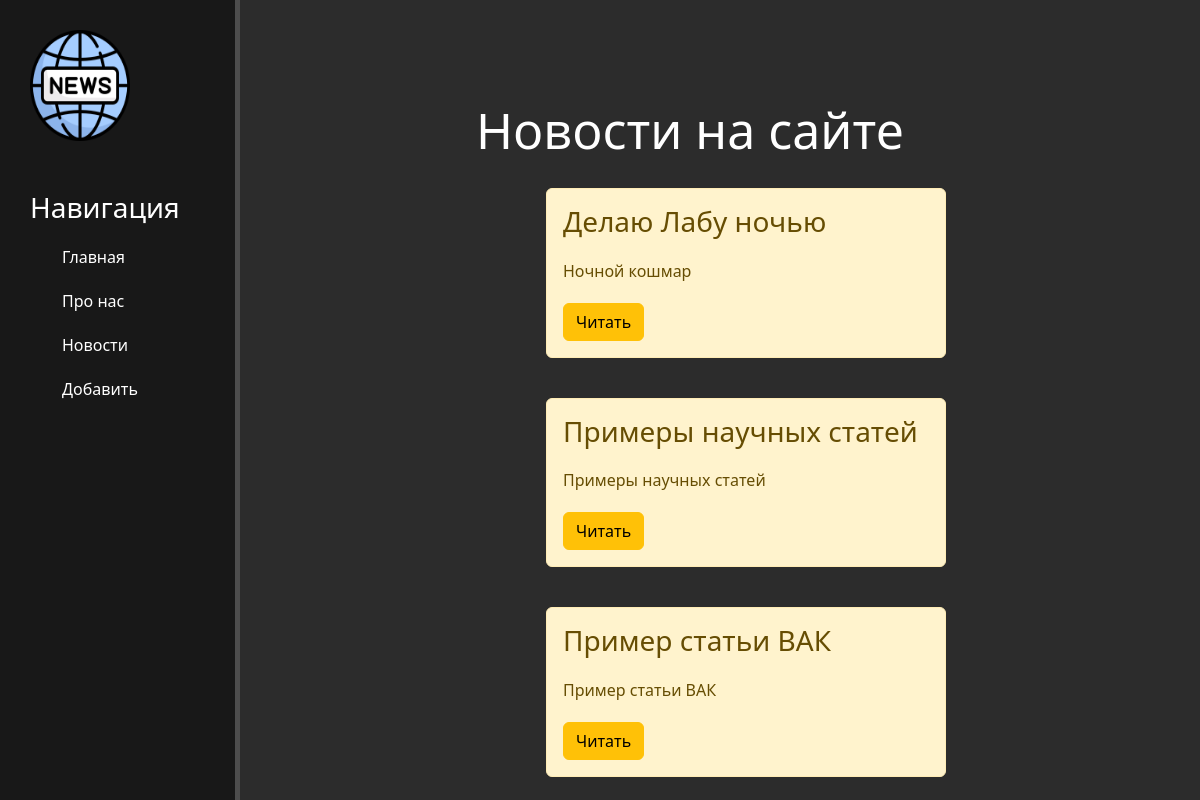
Before: /news/ with the older database file.
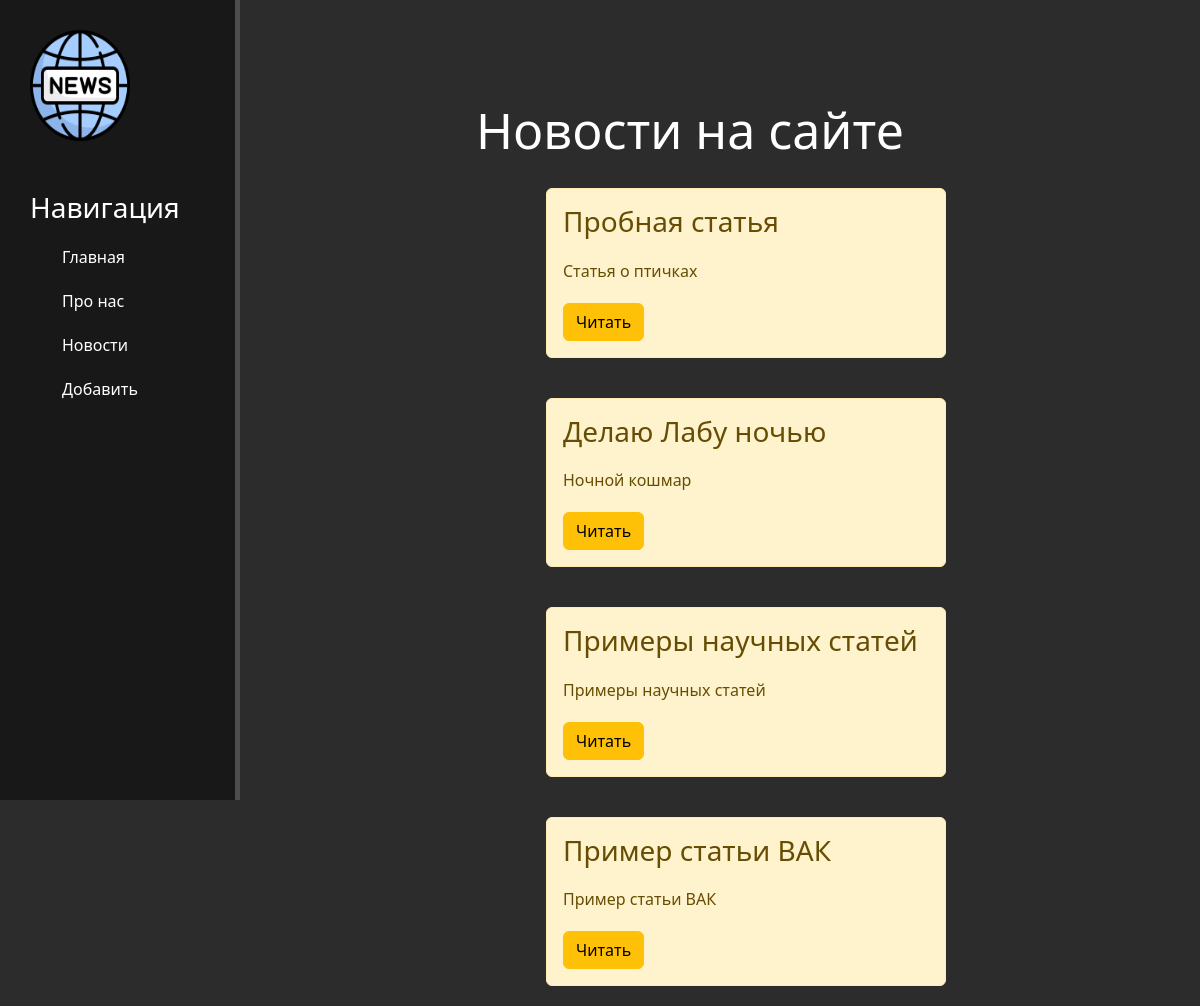
After: the same page with the newer database file.
### news/models.py (models this page shows, shortened)
class Newss(models.Model):
    title = models.CharField('Название', max_length=30)
    intro = models.CharField("О чем", max_length=200)
    text = models.TextField('Новость')
    date = models.DateTimeField('Дата')
    class Meta:
        verbose_name = 'Новость'
        verbose_name_plural = 'Новости'

### news/views.py (the view)
# urls.py: path('', views.news_home, name='news_home'),
def news_home(req):
    news = Newss.objects.order_by('date')
    return render(req, 'news/news_home.html', {'news': news})

### news/templates/news/news_home.html (shortened to what this page needs)
{% extends 'newsApp/layout.html'%}
{% block content %}
    <div class="features">
        <h1>Новости на сайте</h1>
        {% if news %}
            {% for el in news %}
                <div class = "alert alert-warning"></divclass>
                    <h3>{{ el.title}}</h3>
                    <p>{{ el.intro }}</p>
                    <a href="{% url 'news-detail' el.id %}" class="btn btn-warning">Читать</a>
                </div>
            {% endfor %}
        {% else %}
            <p>Нет записей</p>
        {% endif %}
    </div>
{% endblock %}

Changed rows visible on the page:
added Newss: title "Пробная статья", intro "Статья о птичках"
